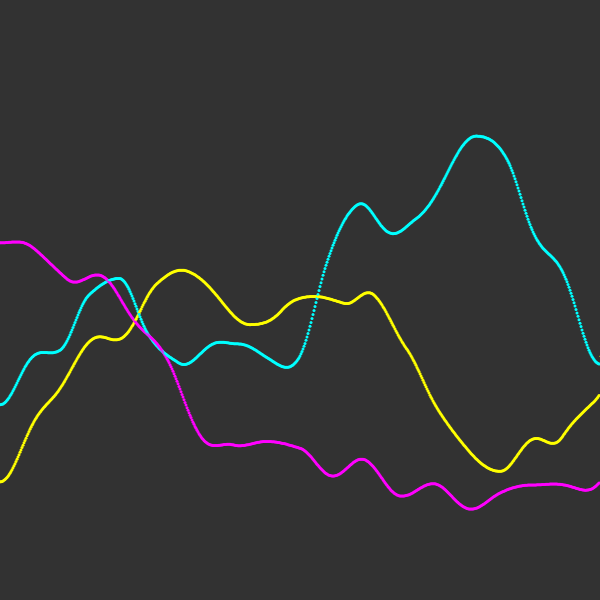
Frame 1 (no input)
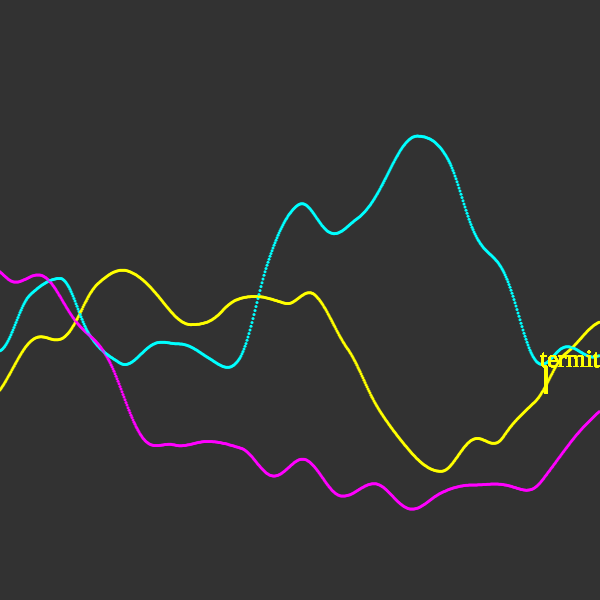
Frame 60 (no input)
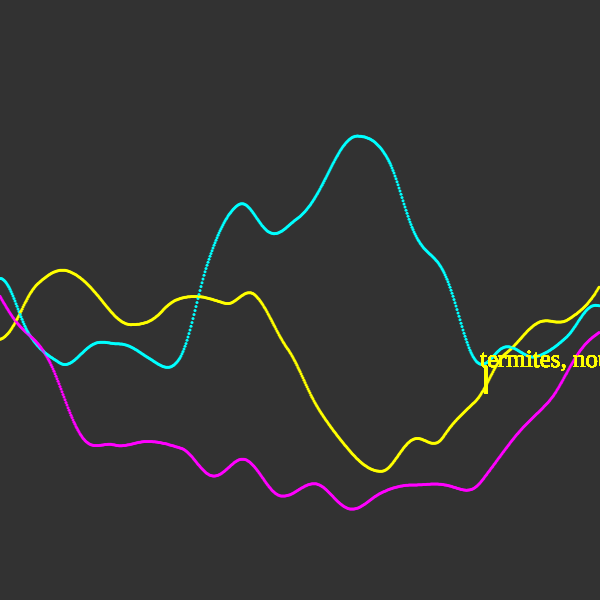
Frame 120 (the mouse pressed at the canvas centre since frame 60)

The p5.js sketch that drew these frames (run headless with seeded random() and noise() and a simulated clock; from frame 60 on, the mouse is pressed at the canvas centre):

// p5.js sketch
// ── sketch.js
let phr1 = ['field note', 'ants', 'termites, not ants', 'spikes', 'dreams of collapse', 'elastic waistlines', 'precipitous fall', 'a story unshared','desirelessness & moping','that upper lip thing']
let phr2 = ['placebos','pulses','pulsing', 'plagues', 'porches','personal "brand"','the stumbles', 'feeling stalked','clam sighting', 'love of stumbling','another vortex','feeling stalked']
let phr3 = ['salt mine', 'salt farm','salty taste','salty rhyme','quite salty', 'very salty','not enough salt','that salty thing']
let word1, word2, word3, trig1, trig2, trig3, firstX1, firstX2, firstX3, tDescent
var inc = 0.004;
var inc2 = 0.0042;
let inc3 = 0.00375; 
// var inc2 = 0.006;
// let inc3 = 0.0055; 
var start = 0;
var start2 = 30;
let start3 = 17;
let altY = 0
let altY2 = 0
let line1Offset = 30
let line2Offset = 40 
let pinkLine1Offset = 30
let secondX = 300;
let secondY = 0
let hasHit = false;
let hasStarted = false;
let hasStarted2 = false; 
let startSecond = false; 


function setup() {
  createCanvas(600, 600);
  frameRate(50)
  firstX1 = width -1
  firstX2 = width - 2
  textFont('georgia',[25])
  tDescent = textDescent()
  trig2 = random(100)+width/3
  word1 = random(phr1)
  word2 = random(phr2)
  word3 = random(phr3)
}

function draw() {
  background(50);
  
  var xoff = start;
  var xoff2 = start2; 
  let xoff3 = start3; 
  strokeWeight(3)

  for (var x = 0; x < width; x++) {

    if (!hasStarted && x == firstX1) {
      altY = y - line1Offset
      hasStarted = true
    }
    noFill();
    stroke(255,255,0);
    var y = noise(xoff) * height+80;
    point(x, y);
    xoff += inc;

    stroke(0,255,255);
    var y2 = noise(xoff2) * height+80;
    point(x,y2)
    xoff2 += inc2;

    stroke(255,0,255);
    var y3 = noise(xoff3)*height+80;
    point(x,y3)
    xoff3 += inc3

    let interval2 = int(random(width-100),width-1)
    if (firstX1<trig2 && !startSecond && x == interval2){
      secondX = interval2 
      secondY = y2 - line2Offset
      word2 = random(phr2)
      // console.log('secondX and secondY are ', secondX, secondY,word2)
      startSecond = true
      trig2 = random(100)+width/3
    }

    let randomInterval = int(random(width-100, width))
    if (firstX1 <= 0 && x == randomInterval){
        firstX1 = randomInterval
        altY = y - line1Offset
        word1 = random(phr1)
    }

    if (startSecond) {
      push()
      noStroke()
      fill(0,255,255)
      text(word2, secondX, secondY)
      pop()
      stroke(0, 255, 255)
      line(secondX + tDescent, secondY+line2Offset/5, secondX + 5,secondY+(line2Offset*.85))
    }

    //cyan text is being spawned at a locaiton that should be closer to width

    if (startSecond && secondX <= 0) {
      //turn off "no" when its X gets below 0
      startSecond = false
    }
      push()
      fill(255, 255, 0)
      noStroke()
      text(word1, firstX1, altY);
      pop()
      stroke(255, 255, 0)
      line(firstX1 + tDescent, altY, firstX1 + tDescent, altY+(line1Offset*.85))// the second two coordinates are where the line meets the noise curve



  }
  
  // console.log('startSecond is ', startSecond)
  firstX1--
  secondX--
  start += inc;
  start2 += inc2; 
  start3 += inc3
}
